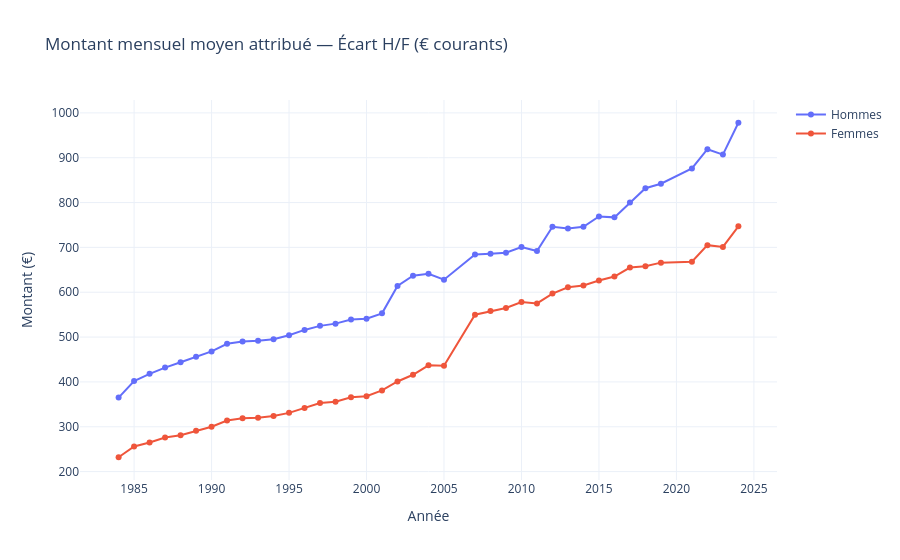

The code cell stored with this chart in its notebook:
### Markdown cell above
## 3. Écart H/F — montant global attribué

### Code cell
df_hf = pd.read_parquet('../data/processed/montant-global-de-la-retraite-attribuee-selon-le-genre.parquet')
df_hf['annees'] = pd.to_numeric(df_hf['annees'], errors='coerce')
df_hf = df_hf.dropna(subset=['annees']).sort_values('annees')

df_pivot = df_hf.pivot_table(index='annees', columns='genre',
                              values='montant_global_mensuel_moyen_attribue_en_euros')

fig = plot_gender_gap(df_pivot.reset_index(), 'annees', 'Hommes', 'Femmes',
                      title='Montant mensuel moyen attribué — Écart H/F (€ courants)')
fig.show()

# Ratio
df_pivot['ratio_f_h'] = (df_pivot['Femmes'] / df_pivot['Hommes'] * 100).round(1)
print('\nRatio Femmes/Hommes (%) :')
print(df_pivot['ratio_f_h'].tail(10).to_string())

### Figure 1 — Plotly figure (JSON) as saved in the notebook; plotly's stock layout.template omitted (floating-point values rounded to 4 significant figures)
{"data": [{"mode": "lines+markers", "name": "Hommes", "type": "scatter", "x": [1984.0, 1985.0, 1986.0, 1987.0, 1988.0, 1989.0, 1990.0, 1991.0, 1992.0, 1993.0, 1994.0, 1995.0, 1996.0, 1997.0, 1998.0, 1999.0, 2000.0, 2001.0, 2002.0, 2003.0, 2004.0, 2005.0, 2007.0, 2008.0, 2009.0, 2010.0, 2011.0, 2012.0, 2013.0, 2014.0, 2015.0, 2016.0, 2017.0, 2018.0, 2019.0, 2021.0, 2022.0, 2023.0, 2024.0], "y": [365.0, 402.0, 418.0, 432.0, 444.0, 456.0, 468.0, 485.0, 490.0, 492.0, 495.0, 504.0, 516.0, 525.0, 530.0, 539.0, 541.0, 553.0, 614.0, 637.0, 641.0, 628.0, 684.0, 686.0, 688.0, 701.0, 692.0, 746.0, 742.0, 746.0, 769.0, 767.0, 800.0, 832.0, 842.0, 876.0, 919.0, 907.0, 978.0]}, {"mode": "lines+markers", "name": "Femmes", "type": "scatter", "x": [1984.0, 1985.0, 1986.0, 1987.0, 1988.0, 1989.0, 1990.0, 1991.0, 1992.0, 1993.0, 1994.0, 1995.0, 1996.0, 1997.0, 1998.0, 1999.0, 2000.0, 2001.0, 2002.0, 2003.0, 2004.0, 2005.0, 2007.0, 2008.0, 2009.0, 2010.0, 2011.0, 2012.0, 2013.0, 2014.0, 2015.0, 2016.0, 2017.0, 2018.0, 2019.0, 2021.0, 2022.0, 2023.0, 2024.0], "y": [232.0, 256.0, 265.0, 276.0, 281.0, 291.0, 300.0, 314.0, 319.0, 320.0, 324.0, 331.0, 342.0, 353.0, 356.0, 366.0, 368.0, 381.0, 401.0, 416.0, 437.0, 436.0, 550.0, 558.0, 565.0, 578.0, 575.0, 597.0, 611.0, 615.0, 626.0, 635.0, 655.0, 658.0, 666.0, 668.0, 705.0, 701.0, 747.0]}], "layout": {"title": {"text": "Montant mensuel moyen attribué — Écart H/F (€ courants)"}, "xaxis": {"title": {"text": "Année"}}, "yaxis": {"title": {"text": "Montant (€)"}}}}
